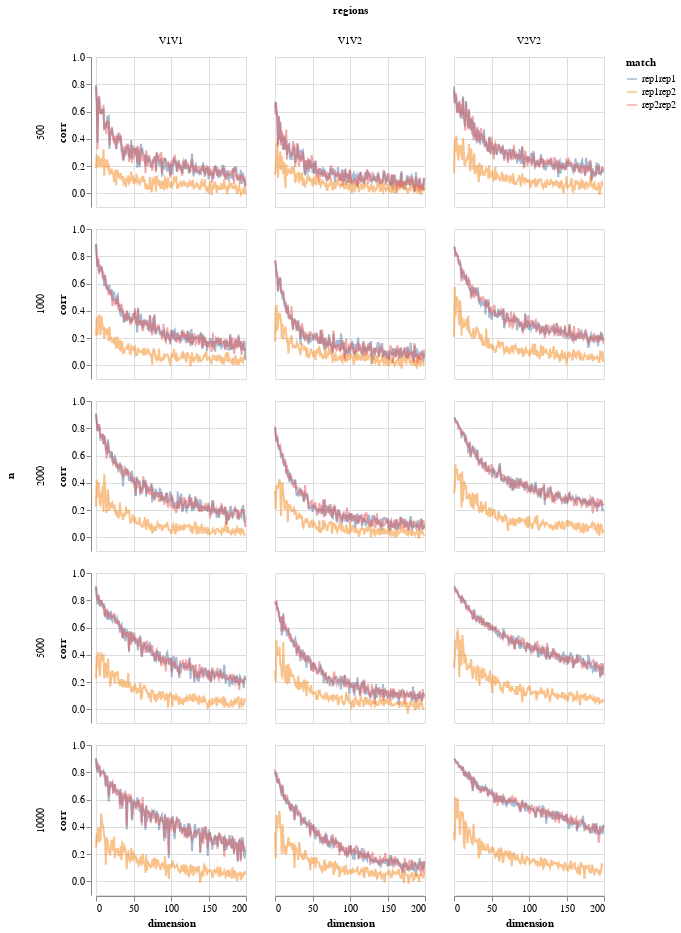

The code cell stored with this chart in its notebook:
### Markdown cell above
Here, we generate canonical vectors from all unrepeated stimuli. These are then used to separately generate canonical variates for the repeated stimuli. We then calculate the correlation (canonical coefficient) within and between repeats.

### Code cell
alt.Chart(corr_between_tests).mark_line(opacity=0.5).encode(
    x='dimension',
    y='corr',
    column='regions',
    row='n:N',
    color='match'
).properties(width=150, height=150)

### Figure 1 — Vega-Lite specification as saved in the notebook (floating-point values rounded to 4 significant figures; data arrays with more than 128 entries replaced by an {"elided": "..."} marker saying what was removed)
{"config": {"view": {"continuousWidth": 400, "continuousHeight": 300}}, "data": {"name": "data-d7a7022edafab1ebdc8e758d1b3b09d4"}, "mark": {"type": "line", "opacity": 0.5}, "encoding": {"color": {"type": "nominal", "field": "match"}, "column": {"type": "nominal", "field": "regions"}, "row": {"type": "nominal", "field": "n"}, "x": {"type": "quantitative", "field": "dimension"}, "y": {"type": "quantitative", "field": "corr"}}, "height": 150, "width": 150, "$schema": "https://vega.github.io/schema/vega-lite/v4.8.1.json", "datasets": {"data-d7a7022edafab1ebdc8e758d1b3b09d4": {"elided": "9000 records"}}}
